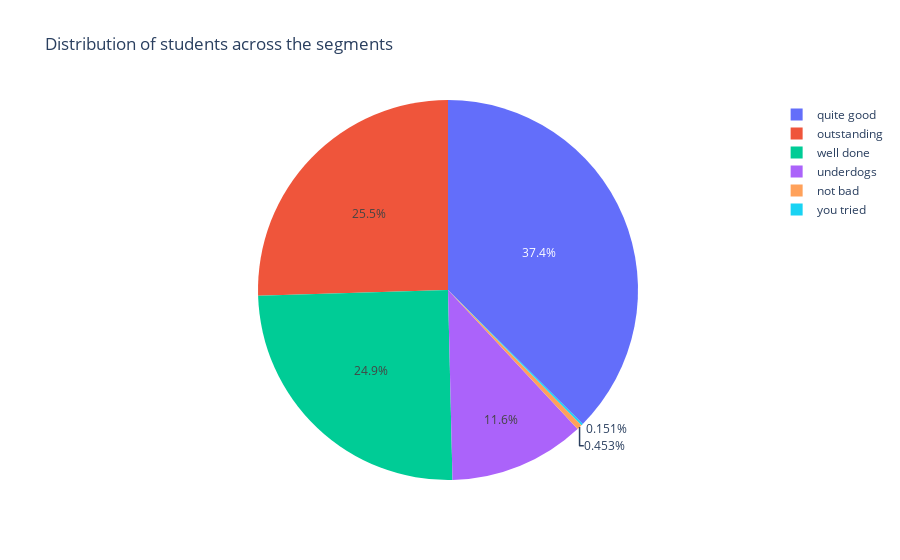

Source (notebook cell):
### Markdown cell above
График распределения студентов по кластерам:

### Code cell
fig = go.Figure(data=[go.Pie(labels=segt_dist.segment, 
                             values=segt_dist.students)])

fig.update_layout(title_text='Distribution of students across the segments')

### Figure 1 — Plotly figure (JSON) as saved in the notebook; plotly's stock layout.template omitted (floating-point values rounded to 4 significant figures)
{"data": [{"labels": ["quite good", "outstanding", "well done", "underdogs", "not bad", "you tried"], "type": "pie", "values": [1735, 1181, 1153, 536, 21, 7]}], "layout": {"title": {"text": "Distribution of students across the segments"}}}
